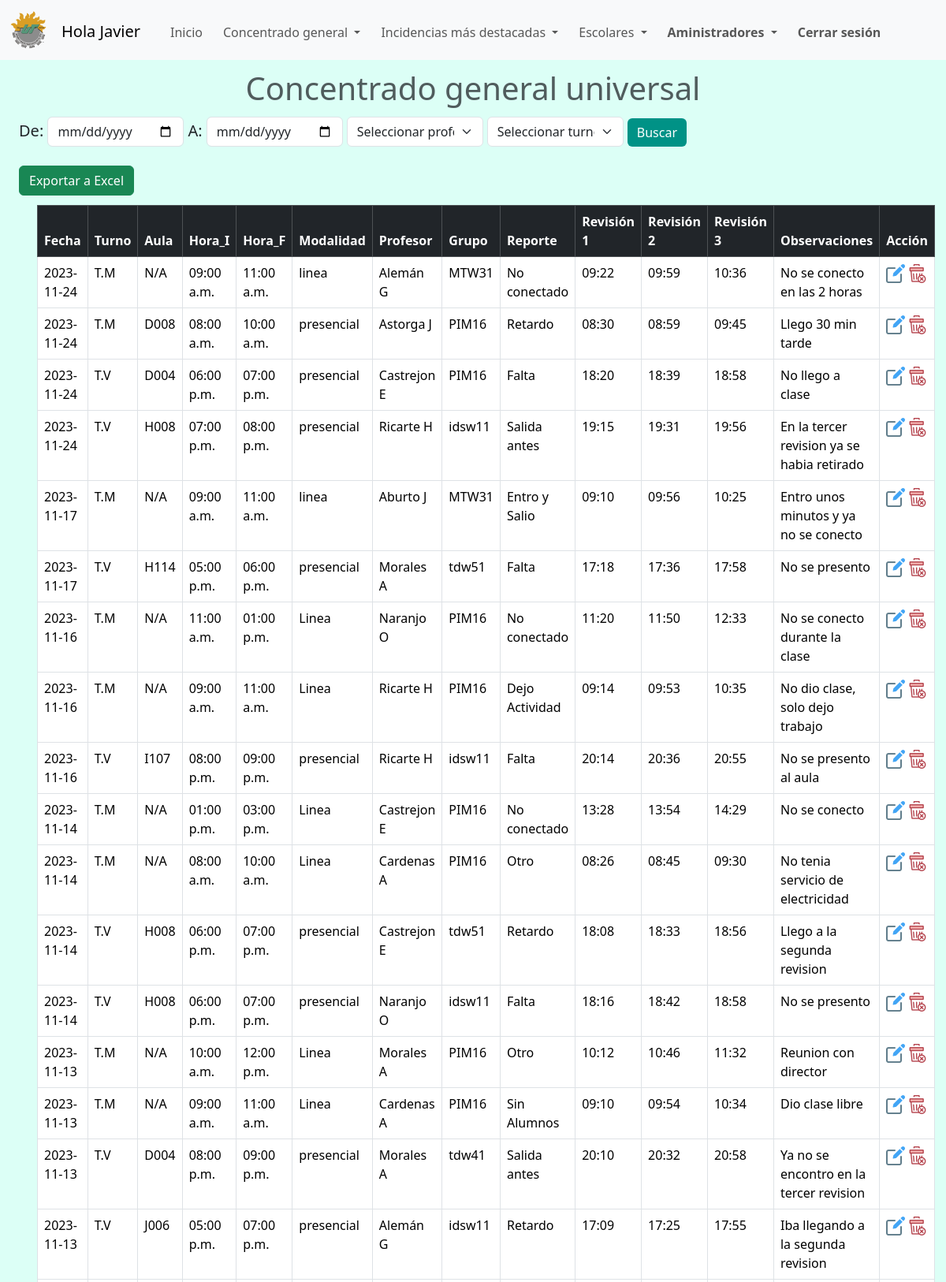
Screenshot of /layouts_admins/concentrado.php (signed in, upper part) with the database file from the repository.
### tables this page shows
CREATE TABLE IF NOT EXISTS `revisiones` (
  `id` int NOT NULL AUTO_INCREMENT,
  `fecha` date NOT NULL,
  `turno` varchar(10) NOT NULL,
  `aula` varchar(10) DEFAULT NULL,
  `hora_inicio` varchar(10) DEFAULT NULL,
  `hora_final` varchar(10) DEFAULT NULL,
  `modalidad` varchar(50) NOT NULL,
  `profesor` int DEFAULT NULL,
  `grupo` varchar(10) DEFAULT NULL,
  `reporte` varchar(50) DEFAULT NULL,
  `revision_1` varchar(10) NOT NULL,
  `revision_2` varchar(10) NOT NULL,
  `revision_3` varchar(10) NOT NULL,
  `revision_4` varchar(10) NOT NULL,
  `observaciones` varchar(250) DEFAULT NULL,
  `justificado` varchar(2) NOT NULL,
  `comentarios` varchar(250) NOT NULL,
  PRIMARY KEY (`id`),
  KEY `profesor` (`profesor`)
);

CREATE TABLE IF NOT EXISTS `profesores` (
  `id` int NOT NULL AUTO_INCREMENT,
  `nomenclatura` varchar(100) DEFAULT NULL,
  `nombres` varchar(100) DEFAULT NULL,
  `primer_apellido` varchar(100) DEFAULT NULL,
  `segundo_apellido` varchar(100) DEFAULT NULL,
  `correo` varchar(100) DEFAULT NULL,
  `director` int DEFAULT NULL,
  PRIMARY KEY (`id`),
  KEY `director` (`director`)
);

### layouts_admins/concentrado.php (the view, shortened to what this page needs)
<!DOCTYPE html>
<html lang="en">
<head>
    <link href="https://cdn.jsdelivr.net/npm/bootstrap@5.3.2/dist/css/bootstrap.min.css" rel="stylesheet">
    <link rel="stylesheet" href="../css/style.css">
</head>
<body class="admin_background">
<?php include ("navbar.php");?>
<h1 class="h1-tittles text-muted">Concentrado general universal</h1>
<div class="div-table">
  <form action="" method="POST">
    <div class="lead">
      De: <input type="date" name="buscar_date1" id="date1" class="form-control selectDateAdmin">
      A: <input type="date" name="buscar_date2" id="date2" class="form-control selectDateAdmin">
      <select class="form-select selectProfeAdmin" id="floatingSelect" aria-label="Floating label select example"  id="docente" name="c_profesor" id="profesor" onkeyup="mensajeChange();">
        <option value="">Seleccionar profesor</option>
      </select>
      <select class="form-select selectTurnoAdmin" id="floatingSelect" aria-label="Floating label select example" name="turno" id="turno">
        <option value="">Seleccionar turno</option>
      </select>
    <button type="submit" class="btn btn-primary btn-enviar-admin" name="buscar_revi" id="enviar">Buscar</button>
    </div>
  </form>
  <br>
  <?php
  include ('../php/connection.php');
  if(isset($_POST['buscar_revi'])){
    ?>
    <a class="btn-delete-filter" href="concentrado.php"><button type="submit" class="btn btn-danger btn-delete-filter">Borrar busqueda</button></a>
    <br><br>
    <table class="table table-bordered">
    <thead class="table-dark">
      <tr>
        <th scope="col">Fecha</th>
        <th scope="col">Turno</th>
        <th scope="col">Aula</th>
        <th scope="col">Hora_I</th>
        <th scope="col">Hora_F</th>
        <th scope="col">Modalidad</th>
        <th scope="col">Profesor</th>
        <th scope="col">Grupo</th>
        <th scope="col">Reporte</th>
        <th scope="col">Revision_1</th>
        <th scope="col">Revision_2</th>
        <th scope="col">Revision_3</th>
        <th scope="col">Observaciones</th>
        <th scope="col">Accion</th>
      </tr>
    </thead>
    <tbody>
    <?php
    $date_1 = $_POST['buscar_date1'];
    $date_2 = $_POST['buscar_date2'];
    $turno = $_POST['turno'];
    $profesor = $_POST['c_profesor'];
    $filtro = '';
  if($date_1 == '' AND $date_2 == '' AND $turno =='' AND $profesor ==''){$filtro;}else{
    if($date_1 !== '' AND $date_2 !== '' AND $turno =='' AND $profesor ==''){$filtro = "WHERE fecha BETWEEN '$date_1' AND '$date_2'";}
    if($date_1 == '' AND $date_2 == '' AND $turno !=='' AND $profesor ==''){$filtro = "WHERE turno = '$turno'";}
    if($date_1 == '' AND $date_2 == '' AND $turno =='' AND $profesor !==''){$filtro = "WHERE profesor = '$profesor'";}
    if($date_1 !== '' AND $date_2 !== '' AND $turno =='' AND $profesor !==''){$filtro = "WHERE fecha BETWEEN '$date_1' AND '$date_2' AND profesor = '$profesor'";}
    if($date_1 !== '' AND $date_2 !== '' AND $turno !=='' AND $profesor ==''){$filtro = "WHERE fecha BETWEEN '$date_1' AND '$date_2' AND turno = '$turno'";}
    if($date_1 == '' AND $date_2 == '' AND $turno !=='' AND $profesor !==''){$filtro = "WHERE profesor = '$profesor' AND turno = '$turno'";}
  }
    $query = "SELECT revisiones.id, revisiones.fecha, revisiones.turno, revisiones.aula,
    revisiones.hora_inicio, revisiones.hora_final,
    revisiones.modalidad, profesores.nomenclatura, revisiones.grupo, revisiones.reporte,
    revisiones.revision_1,revisiones.revision_2, revisiones.revision_3,
    revisiones.observaciones FROM revisiones
    INNER JOIN profesores ON revisiones.profesor = profesores.id $filtro  ORDER BY id DESC";
    $query_run = mysqli_query($connection, $query);
    ?>
    <?php
    if(mysqli_num_rows($query_run) > 0){
      foreach($query_run as $items){
        ?>
        <tr>
          <td><?= $items['fecha'];?></td>
          <td><?= $items['turno'];?></td>
          <td><?= $items['aula'];?></td>
          <td><?= $items['hora_inicio'];?></td>
          <td><?= $items['hora_final'];?></td>
          <td><?= $items['modalidad'];?></td>
          <td><?= $items['nomenclatura'];?></td>
          <td><?= $items['grupo'];?></td>
          <td><?= $items['reporte'];?></td>
          <td><?= $items['revision_1'];?></td>
          <td><?= $items['revision_2'];?></td>
          <td><?= $items['revision_3'];?></td>
          <td><?= $items['observaciones'];?></td>
          <td>
                  <button type="button" class="btn btn-primary" data-bs-toggle="modal" data-bs-target="#exampleModalfiltro_<?php echo $items['id']; ?>">Editar</button>
              </td>
        </tr>
                <div class="modal fade" id="exampleModalfiltro_<?php echo $items['id']; ?>" tabindex="-1" aria-labelledby="exampleModalLabel" aria-hidden="true">
                    <div class="modal-dialog">
                        <div class="modal-content">
                            <div class="modal-header">
                                <h1 class="modal-title fs-5" id="exampleModalLabel">Editar</h1>
                                <button type="button" class="btn-close" data-bs-dismiss="modal" aria-label="Close"></button>
                            </div>
                            <div class="modal-body modal-background">
                            <form action="../php/editar_concentrado_general.php" method="POST">
                                <div class="mb-3">
                                    <label for="recipient-name" class="col-form-label">Fecha</label>
                                    <input type="date" class="form-control" id="recipient-name" name="fecha" value="<?php echo $items['fecha']; ?>">
                                </div>
                                <div class="mb-3">
                                    <label for="recipient-name" class="col-form-label">Turno</label>
                                    <input type="text" class="form-control" id="recipient-name" name="turno" value="<?php echo $items['turno']; ?>">
                                </div>
                                <div class="mb-3">
                                    <label for="recipient-name" class="col-form-label">Aula</label>
                                    <input type="text" class="form-control" id="recipient-name" name="aula" value="<?php echo $items['aula']; ?>">
                                </div>
                                <div class="mb-3">
                                    <label for="recipient-name" class="col-form-label">Horario Inicial</label>
                                    <input type="text" class="form-control" id="recipient-name" name="hora_inicio" value="<?php echo $items['hora_inicio']; ?>">
                                </div>
                                <div class="mb-3">
                                    <label for="recipient-name" class="col-form-label">Horario Final</label>
                                    <input type="text" class="form-control" id="recipient-name" name="hora_final" value="<?php echo $items['hora_final']; ?>">
                                </div>
                                <div class="mb-3">
                                    <label for="recipient-name" class="col-form-label">Modalidad</label>
                                    <input type="text" class="form-control" id="recipient-name" name="modalidad" value="<?php echo $items['modalidad']; ?>">
                                </div>
                                <div class="mb-2">
                                    <label for="recipient-name" class="col-form-label">Profesor</label>
                                    <div class="form-floating">
                                      <select class="form-select" id="floatingSelect" aria-label="Floating label select example" id="profesor" value="<?php echo $items['nomenclatura']; ?>" name="profesor" required>
                                          <option selected > Seleccione un Profesor</option>
                                          <?php
                                              include('../php/connection.php');
                                              $consul = "SELECT CONCAT(id, ' ', nomenclatura) AS profesor FROM profesores ORDER BY nomenclatura ASC";
                                              $resul = mysqli_query($connection, $consul) or die ("Algo salio mal");
                                              while($column = mysqli_fetch_array($resul)){
                                                  $optionname=$column['profesor'];
                                                  echo "<option value='$optionname'>$optionname</option>";
                                              }
                                          ?>
                                      </select>
                                      <label for="floatingSelect">Profesor</label>
                                    </div>
                                </div>
                                <div class="mb-3">
                                    <label for="recipient-name" class="col-form-label">Grupo</label>
                                    <input type="text" class="form-control" id="recipient-name" name="grupo" value="<?php echo $items['grupo']; ?>">
                                </div>
                                <div class="mb-3">
                                  <label for="recipient-name" class="col-form-label">Reporte</label>
                                  <div class="form-floating">
                                    <select class="form-select" id="floatingSelect" aria-label="Floating label select example" id="profesor" value="<?php echo $items['reporte']; ?>" name="reporte" required>
                                      <option selected>Seleccionar reporte</option>
                                      <option value="Retardo"<?php if($items['reporte']=="Retardo") echo 'selected="selected"';?>>Retardo</option>
                                      <option value="Falta"<?php if($items['reporte']=="Falta") echo 'selected="selected"';?>>Falta</option>
                                      <option value="Salida antes"<?php if($items['reporte']=="Salida antes") echo 'selected="selected"';?>>Salida antes</option>
                                    </select>
                                    <label for="floatingSelect">Reporte</label>
                                  </div>
                                </div>
                                <div class="mb-3">
                                    <input type="hidden" class="form-control" id="recipient-name" name="id" value="<?php echo $items['id']; ?>">
                                </div>
                                <div class="mb-3">
                                    <label for="recipient-name" class="col-form-label">Revision 1</label>
                                    <input type="time" class="form-control" id="recipient-name" name="revision_1" value="<?php echo $items['revision_1']; ?>">
                                </div>
                                <div class="mb-3">
                                    <label for="recipient-name" class="col-form-label">Revision 2</label>
                                    <input type="time" class="form-control" id="recipient-name" name="revision_2" value="<?php echo $items['revision_2']; ?>">
                                </div>
                                <div class="mb-3">
                                    <label for="recipient-name" class="col-form-label">Revision 3</label>
                                    <input type="time" class="form-control" id="recipient-name" name="revision_3" value="<?php echo $items['revision_3']; ?>">
                                </div>
                                <div class="mb-3">
                                    <label for="recipient-name" class="col-form-label">Observaciones</label>
                                    <input type="text" class="form-control" id="recipient-name" name="observaciones" value="<?php echo $items['observaciones']; ?>">
                                </div>
                            </div>
                            <div class="modal-footer">
                                <button type="button" class="btn btn-secondary" data-bs-dismiss="modal">Cancelar</button>
                                <button type="submit" class="btn btn-primary">Guardar Cambios</button>
                            </div>
                            </form>
                        </div>
                    </div>
                </div>
      <?php
      }
    }
    else{
      ?>
      <tr>
        <td class="else-results" colspan="13" style="color:red;">No se encontraron resultados</td>
      </tr>
      <?php
    }
  }else{
    ?>
  <form action="../php/backend-directores.php" method="POST">
    <button type="submit" name="export_universal" class="btn btn-success" >Exportar a Excel</button>
    </form>
<div class="div-table">
<table class="table table-bordered">
  <thead class="table-dark">
    <tr>
      <th scope="col">Fecha</th>
      <th scope="col">Turno</th>
      <th scope="col">Aula</th>
      <th scope="col">Hora_I</th>
      <th scope="col">Hora_F</th>
      <th scope="col">Modalidad</th>
      <th scope="col">Profesor</th>
      <th scope="col">Grupo</th>
      <th scope="col">Reporte</th>
      <th scope="col">Revisión 1</th>
      <th scope="col">Revisión 2</th>
      <th scope="col">Revisión 3</th>
      <th scope="col">Observaciones</th>
      <th scope="col">Acción</th>
    </tr>
  </thead>
  <tbody>
    <?php
    include('../php/connection.php');
    $consul = "SELECT revisiones.id, revisiones.fecha, revisiones.turno, revisiones.aula,
    revisiones.hora_inicio,revisiones.hora_final, revisiones.modalidad,
    profesores.nomenclatura, revisiones.grupo, revisiones.reporte,
    revisiones.revision_1,revisiones.revision_2, revisiones.revision_3,
    revisiones.observaciones FROM revisiones
    INNER JOIN profesores ON revisiones.profesor = profesores.id  ORDER BY id DESC";
    $result = mysqli_query($connection, $consul) or die ("Algo salio mal");
    if(mysqli_num_rows($result) > 0){
        foreach($result as $row){
          ?>
            <tr>
              <td><?php echo $row["fecha"]; ?></td>
              <td><?php echo $row["turno"];?></td>
              <td><?php echo $row["aula"]; ?></td>
              <td><?php echo $row["hora_inicio"];?></td>
              <td><?php echo $row["hora_final"];?></td>
              <td><?php echo $row["modalidad"];?></td>
              <td><?php echo $row["nomenclatura"];?></td>
              <td><?php echo $row["grupo"]; ?></td>
              <td><?php echo $row["reporte"]; ?></td>
              <td><?php echo $row["revision_1"]; ?></td>
              <td><?php echo $row["revision_2"]; ?></td>
              <td><?php echo $row["revision_3"]; ?></td>
              <td><?php echo $row["observaciones"]; ?></td>
              <td>
                <img src="../images/editar.png" alt="Editar" class="btn-img" data-bs-toggle="modal" data-bs-target="#exampleModal_<?php echo $row['id']; ?>" onclick="openModal('<?php echo $row['id']; ?>', 'editar')">
                <img src="../images/eliminar.png" alt="Eliminar" class="btn-img" data-bs-toggle="modal" data-bs-target="#borrar_<?php echo $row['id']; ?>" onclick="openModal('<?php echo $row['id']; ?>', 'eliminar')">
              </td>
            </tr>
                <?php
    }
    ?>
        </tbody>
    </table>
    </div>
    <?php
    }}
    ?>
</body>
</html>

### rows the page displays
revisiones: fecha "2023-11-24", turno "T.M", aula "N/A", hora_inicio "09:00 a.m.", hora_final "11:00 a.m.", modalidad "linea", profesor.nomenclatura "Alemán G", grupo "MTW31", reporte "No conectado", revision_1 "09:22", revision_2 "09:59", revision_3 "10:36", observaciones "No se conecto en las 2 horas"
revisiones: fecha "2023-11-24", turno "T.M", aula "D008", hora_inicio "08:00 a.m.", hora_final "10:00 a.m.", modalidad "presencial", profesor.nomenclatura "Astorga J", grupo "PIM16", reporte "Retardo", revision_1 "08:30", revision_2 "08:59", revision_3 "09:45", observaciones "Llego 30 min tarde"
revisiones: fecha "2023-11-24", turno "T.V", aula "D004", hora_inicio "06:00 p.m.", hora_final "07:00 p.m.", modalidad "presencial", profesor.nomenclatura "Castrejon E", grupo "PIM16", reporte "Falta", revision_1 "18:20", revision_2 "18:39", revision_3 "18:58", observaciones "No llego a clase"
revisiones: fecha "2023-11-24", turno "T.V", aula "H008", hora_inicio "07:00 p.m.", hora_final "08:00 p.m.", modalidad "presencial", profesor.nomenclatura "Ricarte H", grupo "idsw11", reporte "Salida antes", revision_1 "19:15", revision_2 "19:31", revision_3 "19:56", observaciones "En la tercer revision ya se habia retirado"
revisiones: fecha "2023-11-17", turno "T.M", aula "N/A", hora_inicio "09:00 a.m.", hora_final "11:00 a.m.", modalidad "linea", profesor.nomenclatura "Aburto J", grupo "MTW31", reporte "Entro y Salio", revision_1 "09:10", revision_2 "09:56", revision_3 "10:25", observaciones "Entro unos minutos y ya no se conecto"
revisiones: fecha "2023-11-17", turno "T.V", aula "H114", hora_inicio "05:00 p.m.", hora_final "06:00 p.m.", modalidad "presencial", profesor.nomenclatura "Morales A", grupo "tdw51", reporte "Falta", revision_1 "17:18", revision_2 "17:36", revision_3 "17:58", observaciones "No se presento"
revisiones: fecha "2023-11-16", turno "T.M", aula "N/A", hora_inicio "11:00 a.m.", hora_final "01:00 p.m.", modalidad "Linea", profesor.nomenclatura "Naranjo O", grupo "PIM16", reporte "No conectado", revision_1 "11:20", revision_2 "11:50", revision_3 "12:33", observaciones "No se conecto durante la clase"
revisiones: fecha "2023-11-16", turno "T.M", aula "N/A", hora_inicio "09:00 a.m.", hora_final "11:00 a.m.", modalidad "Linea", profesor.nomenclatura "Ricarte H", grupo "PIM16", reporte "Dejo Actividad", revision_1 "09:14", revision_2 "09:53", revision_3 "10:35", observaciones "No dio clase, solo dejo trabajo"
revisiones: fecha "2023-11-16", turno "T.V", aula "I107", hora_inicio "08:00 p.m.", hora_final "09:00 p.m.", modalidad "presencial", profesor.nomenclatura "Ricarte H", grupo "idsw11", reporte "Falta", revision_1 "20:14", revision_2 "20:36", revision_3 "20:55", observaciones "No se presento al aula"
revisiones: fecha "2023-11-14", turno "T.M", aula "N/A", hora_inicio "01:00 p.m.", hora_final "03:00 p.m.", modalidad "Linea", profesor.nomenclatura "Castrejon E", grupo "PIM16", reporte "No conectado", revision_1 "13:28", revision_2 "13:54", revision_3 "14:29", observaciones "No se conecto"
revisiones: fecha "2023-11-14", turno "T.M", aula "N/A", hora_inicio "08:00 a.m.", hora_final "10:00 a.m.", modalidad "Linea", profesor.nomenclatura "Cardenas A", grupo "PIM16", reporte "Otro", revision_1 "08:26", revision_2 "08:45", revision_3 "09:30", observaciones "No tenia servicio de electricidad"
revisiones: fecha "2023-11-14", turno "T.V", aula "H008", hora_inicio "06:00 p.m.", hora_final "07:00 p.m.", modalidad "presencial", profesor.nomenclatura "Castrejon E", grupo "tdw51", reporte "Retardo", revision_1 "18:08", revision_2 "18:33", revision_3 "18:56", observaciones "Llego a la segunda revision"
revisiones: fecha "2023-11-14", turno "T.V", aula "H008", hora_inicio "06:00 p.m.", hora_final "07:00 p.m.", modalidad "presencial", profesor.nomenclatura "Naranjo O", grupo "idsw11", reporte "Falta", revision_1 "18:16", revision_2 "18:42", revision_3 "18:58", observaciones "No se presento"
revisiones: fecha "2023-11-13", turno "T.M", aula "N/A", hora_inicio "10:00 a.m.", hora_final "12:00 p.m.", modalidad "Linea", profesor.nomenclatura "Morales A", grupo "PIM16", reporte "Otro", revision_1 "10:12", revision_2 "10:46", revision_3 "11:32", observaciones "Reunion con director"
revisiones: fecha "2023-11-13", turno "T.M", aula "N/A", hora_inicio "09:00 a.m.", hora_final "11:00 a.m.", modalidad "Linea", profesor.nomenclatura "Cardenas A", grupo "PIM16", reporte "Sin Alumnos", revision_1 "09:10", revision_2 "09:54", revision_3 "10:34", observaciones "Dio clase libre"
revisiones: fecha "2023-11-13", turno "T.V", aula "D004", hora_inicio "08:00 p.m.", hora_final "09:00 p.m.", modalidad "presencial", profesor.nomenclatura "Morales A", grupo "tdw41", reporte "Salida antes", revision_1 "20:10", revision_2 "20:32", revision_3 "20:58", observaciones "Ya no se encontro en la tercer revision"
revisiones: fecha "2023-11-13", turno "T.V", aula "J006", hora_inicio "05:00 p.m.", hora_final "07:00 p.m.", modalidad "presencial", profesor.nomenclatura "Alemán G", grupo "idsw11", reporte "Retardo", revision_1 "17:09", revision_2 "17:25", revision_3 "17:55", observaciones "Iba llegando a la segunda revision"

### other values shown
$_SESSION['usuario']." " "Javier"
